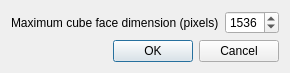
<?xml version="1.0" encoding="UTF-8"?>
<ui version="4.0">
 <class>Dialog</class>
 <widget class="QDialog" name="Dialog">
  <property name="geometry">
   <rect>
    <x>0</x>
    <y>0</y>
    <width>100</width>
    <height>50</height>
   </rect>
  </property>
  <property name="windowTitle">
   <string>Panini - Mac cube size limit</string>
  </property>
  <layout class="QGridLayout" name="gridLayout">
   <item row="0" column="0">
    <widget class="QLabel" name="label">
     <property name="text">
      <string>Maximum cube face dimension (pixels)</string>
     </property>
    </widget>
   </item>
   <item row="0" column="1">
    <widget class="QSpinBox" name="spinBox">
     <property name="minimum">
      <number>512</number>
     </property>
     <property name="maximum">
      <number>4096</number>
     </property>
     <property name="value">
      <number>1536</number>
     </property>
    </widget>
   </item>
   <item row="1" column="0" colspan="2">
    <widget class="QDialogButtonBox" name="buttonBox">
     <property name="orientation">
      <enum>Qt::Horizontal</enum>
     </property>
     <property name="standardButtons">
      <set>QDialogButtonBox::Cancel|QDialogButtonBox::Ok</set>
     </property>
    </widget>
   </item>
  </layout>
 </widget>
 <resources/>
 <connections>
  <connection>
   <sender>buttonBox</sender>
   <signal>accepted()</signal>
   <receiver>Dialog</receiver>
   <slot>accept()</slot>
   <hints>
    <hint type="sourcelabel">
     <x>248</x>
     <y>254</y>
    </hint>
    <hint type="destinationlabel">
     <x>157</x>
     <y>274</y>
    </hint>
   </hints>
  </connection>
  <connection>
   <sender>buttonBox</sender>
   <signal>rejected()</signal>
   <receiver>Dialog</receiver>
   <slot>reject()</slot>
   <hints>
    <hint type="sourcelabel">
     <x>316</x>
     <y>260</y>
    </hint>
    <hint type="destinationlabel">
     <x>286</x>
     <y>274</y>
    </hint>
   </hints>
  </connection>
 </connections>
</ui>
